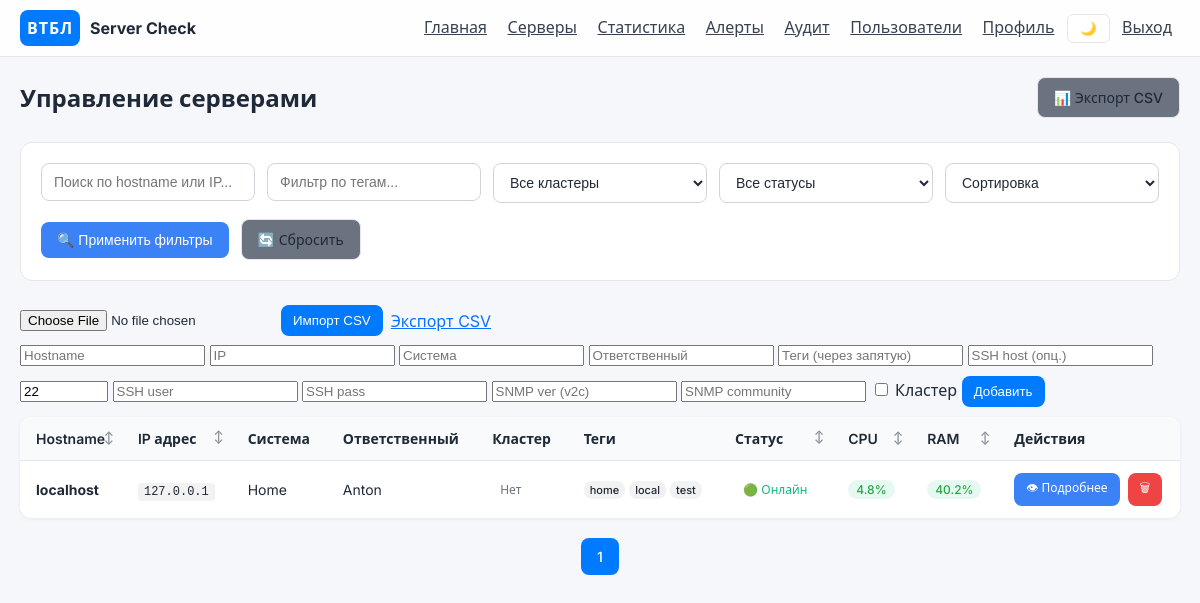
Before: /servers (signed in) with the older database file.
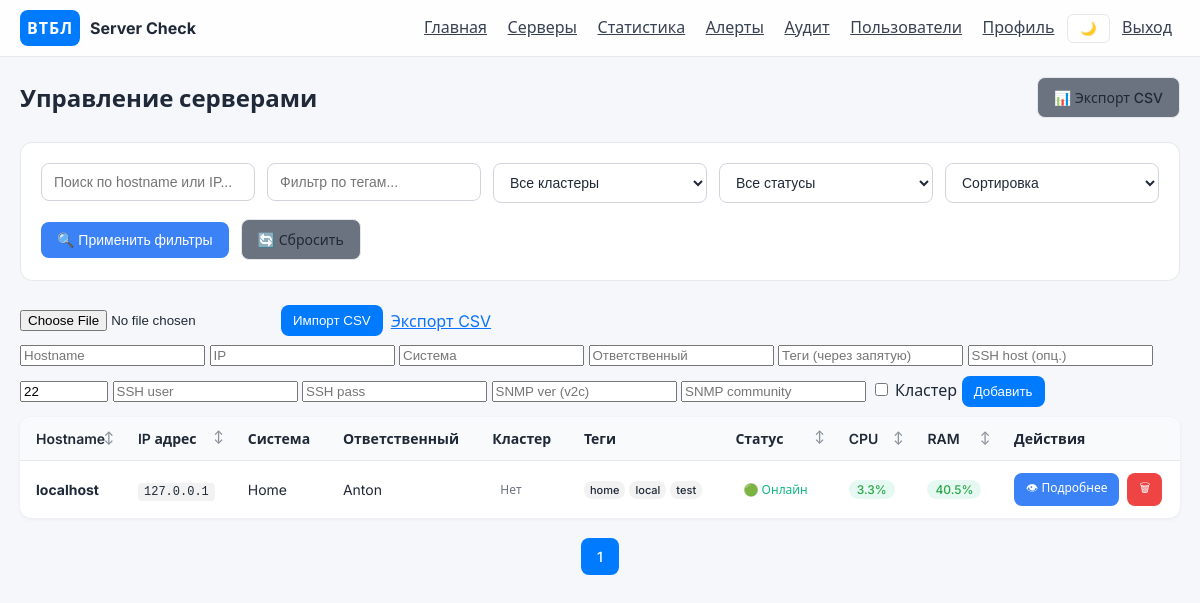
After: the same page with the newer database file.
### app/models.py (models this page shows)
class Server(Base):
    __tablename__ = "servers"
    id = Column(Integer, primary_key=True, index=True)
    hostname = Column(String(200), nullable=False)
    ip_address = Column(String(100), nullable=False)
    system_name = Column(String(200), nullable=True)
    owner = Column(String(200), nullable=True)
    is_cluster = Column(Boolean, default=False)
    tags = Column(String(500), nullable=True)
    ssh_host = Column(String(200), nullable=True)
    ssh_port = Column(Integer, default=22)
    ssh_username = Column(String(200), nullable=True)
    ssh_password = Column(String(500), nullable=True)  # Encrypted
    snmp_version = Column(String(10), nullable=True)  # v2c
    snmp_community = Column(String(500), nullable=True)  # Encrypted
    metric_source = Column(String(20), default="auto")  # auto|local|ssh|snmp
    created_at = Column(DateTime, default=datetime.utcnow)
    metrics = relationship("Metric", back_populates="server", cascade="all, delete-orphan")

class Metric(Base):
    __tablename__ = "metrics"
    id = Column(Integer, primary_key=True, index=True)
    server_id = Column(Integer, ForeignKey("servers.id", ondelete="CASCADE"), nullable=False, index=True)
    timestamp = Column(DateTime, default=datetime.utcnow, index=True)
    cpu_percent = Column(Float, nullable=True)
    ram_percent = Column(Float, nullable=True)
    disk_percent = Column(Float, nullable=True)
    processes = Column(Integer, nullable=True)
    network_in_kbps = Column(Float, nullable=True)
    network_out_kbps = Column(Float, nullable=True)
    reachable = Column(Boolean, default=None)
    server = relationship("Server", back_populates="metrics")

### app/routers.py (the view, shortened to what this page needs)
@router.get("/servers")
async def list_servers(
    request: Request,
    db: AsyncSession = Depends(get_db),
    q: str | None = None,
    cluster: str | None = None,  # 'yes' | 'no' | None
    reachable: str | None = None,  # 'yes' | 'no' | None
    sort: str | None = None,  # hostname|ip|reachable|cpu|ram
    tag: str | None = None,
    page: int = Query(1, ge=1),
    per_page: int = Query(20, ge=1, le=100),
):
    if not request.user.is_authenticated:
        return RedirectResponse(url="/login", status_code=HTTP_302_FOUND)
    servers = (await db.execute(select(Server))).scalars().all()
    enriched = []
    for s in servers:
        latest = (await db.execute(
            select(Metric).where(Metric.server_id == s.id).order_by(Metric.timestamp.desc()).limit(1)
        )).scalar_one_or_none()
        enriched.append((s, latest))
    if q:
        qlow = q.lower()
        enriched = [e for e in enriched if (qlow in e[0].hostname.lower()) or (qlow in e[0].ip_address.lower()) or (e[0].system_name and qlow in e[0].system_name.lower()) or (e[0].owner and qlow in e[0].owner.lower())]
    if cluster in {"yes", "no"}:
        want = cluster == "yes"
        enriched = [e for e in enriched if bool(e[0].is_cluster) == want]
    if reachable in {"yes", "no"}:
        want = reachable == "yes"
        enriched = [e for e in enriched if (e[1].reachable if e[1] is not None else False) == want]
    if tag:
        t = tag.lower()
        enriched = [e for e in enriched if (e[0].tags and t in e[0].tags.lower())]
    key_func = None
    reverse = False
    if sort == "hostname":
        key_func = lambda e: e[0].hostname.lower()
    elif sort == "ip":
        key_func = lambda e: e[0].ip_address
    elif sort == "reachable":
        key_func = lambda e: (e[1].reachable if e[1] is not None else False)
        reverse = True
    elif sort == "cpu":
        key_func = lambda e: (e[1].cpu_percent if (e[1] and e[1].cpu_percent is not None) else -1)
        reverse = True
    elif sort == "ram":
        key_func = lambda e: (e[1].ram_percent if (e[1] and e[1].ram_percent is not None) else -1)
        reverse = True
    if key_func:
        enriched.sort(key=key_func, reverse=reverse)
    total_items = len(enriched)
    total_pages = (total_items + per_page - 1) // per_page
    start_idx = (page - 1) * per_page
    end_idx = start_idx + per_page
    paginated_enriched = enriched[start_idx:end_idx]
    class Pagination:
        def __init__(self, page, per_page, total, items):
            self.page = page
            self.per_page = per_page
            self.total = total
            self.pages = total_pages
            self.has_prev = page > 1
            self.has_next = page < total_pages
            self.prev_num = page - 1 if self.has_prev else None
            self.next_num = page + 1 if self.has_next else None
    pagination = Pagination(page, per_page, total_items, paginated_enriched)
    is_admin = (request.session.get("role") == UserRole.admin.value) if hasattr(request, "session") else False
    return request.app.state.templates.TemplateResponse(
        "servers.html",
        {
            "request": request,
            "servers": [e[0] for e in paginated_enriched],
            "latest_map": {e[0].id: e[1] for e in paginated_enriched},
            "params": {"q": q or "", "cluster": cluster or "", "reachable": reachable or "", "sort": sort or "", "tag": tag or ""},
            "is_admin": is_admin,
            "pagination": pagination,
        },
    )

### templates/servers.html (shortened to what this page needs)
{% extends "base.html" %}
{% block content %}
  <div class="page-header">
    <h1>Управление серверами</h1>
    <div class="page-actions">
      {% if is_admin %}
      <a href="/servers/export.csv" class="btn btn-secondary">
        📊 Экспорт CSV
      </a>
      {% endif %}
    </div>
  </div>
  <div class="filters-card">
    <form method="get" action="/servers" class="filters-form">
      <div class="form-row">
        <div class="form-group">
          <input name="q" placeholder="Поиск по hostname или IP..." value="{{ params.q }}" class="form-control" />
        </div>
        <div class="form-group">
          <input name="tag" placeholder="Фильтр по тегам..." value="{{ params.tag }}" class="form-control" />
        </div>
        <div class="form-group">
          <select name="cluster" class="form-control">
            <option value="">Все кластеры</option>
          </select>
        </div>
        <div class="form-group">
          <select name="reachable" class="form-control">
            <option value="">Все статусы</option>
          </select>
        </div>
        <div class="form-group">
          <select name="sort" class="form-control">
            <option value="">Сортировка</option>
          </select>
        </div>
      </div>
      <div class="form-actions">
        <button type="submit" class="btn btn-primary">🔍 Применить фильтры</button>
        <a href="/servers" class="btn btn-secondary">🔄 Сбросить</a>
      </div>
    </form>
  </div>
  {% if is_admin %}
  <form method="post" action="/servers/import.csv" enctype="multipart/form-data" style="margin-bottom: 8px; margin-top:8px; display:flex; gap:8px; align-items:center;">
    <input type="file" name="file" accept=".csv" />
    <button type="submit">Импорт CSV</button>
    <a href="/servers/export.csv">Экспорт CSV</a>
  </form>
  <form method="post" action="/servers" style="margin-bottom: 10px;">
    <div class="row">
      <input name="hostname" placeholder="Hostname" required />
      <input name="ip_address" placeholder="IP" required />
      <input name="system_name" placeholder="Система" />
      <input name="owner" placeholder="Ответственный" />
      <input name="tags" placeholder="Теги (через запятую)" />
      <input name="ssh_host" placeholder="SSH host (опц.)" />
      <input name="ssh_port" placeholder="port" value="22" style="width:80px;" />
      <input name="ssh_username" placeholder="SSH user" />
      <input name="ssh_password" placeholder="SSH pass" />
      <input name="snmp_version" placeholder="SNMP ver (v2c)" />
      <input name="snmp_community" placeholder="SNMP community" />
      <label><input type="checkbox" name="is_cluster" value="true"/> Кластер</label>
      <button style="margin-right: 0px; margin-left: 0px; margin-top: 10px;" type="submit">Добавить</button>
    </div>
  </form>
  {% endif %}
  <div class="table-container">
    <table class="servers-table">
      <thead>
        <tr>
          <th class="sortable" data-sort="hostname">Hostname</th>
          <th class="sortable" data-sort="ip">IP адрес</th>
          <th>Система</th>
          <th>Ответственный</th>
          <th>Кластер</th>
          <th>Теги</th>
          <th class="sortable" data-sort="reachable">Статус</th>
          <th class="sortable" data-sort="cpu">CPU</th>
          <th class="sortable" data-sort="ram">RAM</th>
          <th>Действия</th>
        </tr>
      </thead>
      <tbody>
        {% for s in servers %}
        <tr>
          <td>
            <div class="server-name">
              <strong>{{ s.hostname }}</strong>
            </div>
          </td>
          <td>
            <code>{{ s.ip_address }}</code>
          </td>
          <td>{{ s.system_name or '—' }}</td>
          <td>{{ s.owner or '—' }}</td>
          <td>
            {% if s.is_cluster %}
              <span class="status-badge status-online">Да</span>
            {% else %}
              <span class="status-badge status-unknown">Нет</span>
            {% endif %}
          </td>
          <td>
            {% if s.tags %}
              <div class="tags">
                {% for tag in s.tags.split(',') %}
                  <span class="tag">{{ tag.strip() }}</span>
                {% endfor %}
              </div>
            {% else %}
              —
            {% endif %}
          </td>
          {% set m = latest_map.get(s.id) %}
          <td>
            {% if m and m.reachable %}
              <span class="status-badge status-online">🟢 Онлайн</span>
            {% elif m and m.reachable == False %}
              <span class="status-badge status-offline">🔴 Оффлайн</span>
            {% else %}
              <span class="status-badge status-unknown">⚪ Неизвестно</span>
            {% endif %}
          </td>
          <td>
            {% if m and m.cpu_percent is not none %}
              <span class="metric-badge {{ 'metric-critical' if m.cpu_percent > 90 else 'metric-warning' if m.cpu_percent > 75 else 'metric-ok' }}">
                {{ "%.1f"|format(m.cpu_percent) }}%
              </span>
            {% else %}
              —
            {% endif %}
          </td>
          <td>
            {% if m and m.ram_percent is not none %}
              <span class="metric-badge {{ 'metric-critical' if m.ram_percent > 90 else 'metric-warning' if m.ram_percent > 75 else 'metric-ok' }}">
                {{ "%.1f"|format(m.ram_percent) }}%
              </span>
            {% else %}
              —
            {% endif %}
          </td>
          <td>
            <div class="action-buttons">
              <a href="/servers/{{ s.id }}" class="btn btn-sm btn-primary">👁 Подробнее</a>
              {% if is_admin %}
                <form method="post" action="/servers/{{ s.id }}/delete" style="display:inline;">
                  <button type="submit" class="btn btn-sm btn-danger" onclick="return confirm('Удалить сервер {{ s.hostname }}?')">🗑</button>
                </form>
              {% endif %}
            </div>
          </td>
        </tr>
        {% endfor %}
      </tbody>
    </table>
  </div>
  {% if pagination %}
  <div class="pagination">
    {% for page_num in pagination.iter_pages() %}
      {% if page_num %}
        {% if page_num != pagination.page %}
          <a href="?{{ request.query_params|urlencode }}&page={{ page_num }}" class="btn btn-secondary">{{ page_num }}</a>
        {% else %}
          <span class="btn btn-primary current">{{ page_num }}</span>
        {% endif %}
      {% else %}
        <span class="btn btn-secondary disabled">...</span>
      {% endif %}
    {% endfor %}
  </div>
  {% endif %}
</body>
{% endblock %}

### templates/base.html (shortened to what this page needs)
<!doctype html>
<html>
<head>
  <link rel="stylesheet" href="/static/style.css" />
</head>
<body>
  <header class="app-header">
    <div class="brand">
      <div class="logo">ВТБЛ</div>
      <div class="brand-name">Server Check</div>
    </div>
    <nav class="nav">
      <a href="/">Главная</a>
      <a href="/servers">Серверы</a>
      <a href="/statistics">Статистика</a>
      <a href="/alerts">Алерты</a>
      <a href="/audit">Аудит</a>
      <a href="/users">Пользователи</a>
      <a href="/profile">Профиль</a>
      <button class="theme-toggle" onclick="toggleTheme()">🌙</button>
      <a href="/logout">Выход</a>
    </nav>
  </header>
  <main class="container">
    {% block content %}{% endblock %}
</body>
</html>

Changed rows visible on the page:
no longer on this page (row unchanged): Metric: cpu_percent "4.8", ram_percent "40.2"
added Metric: cpu_percent "3.3", ram_percent "40.5"
